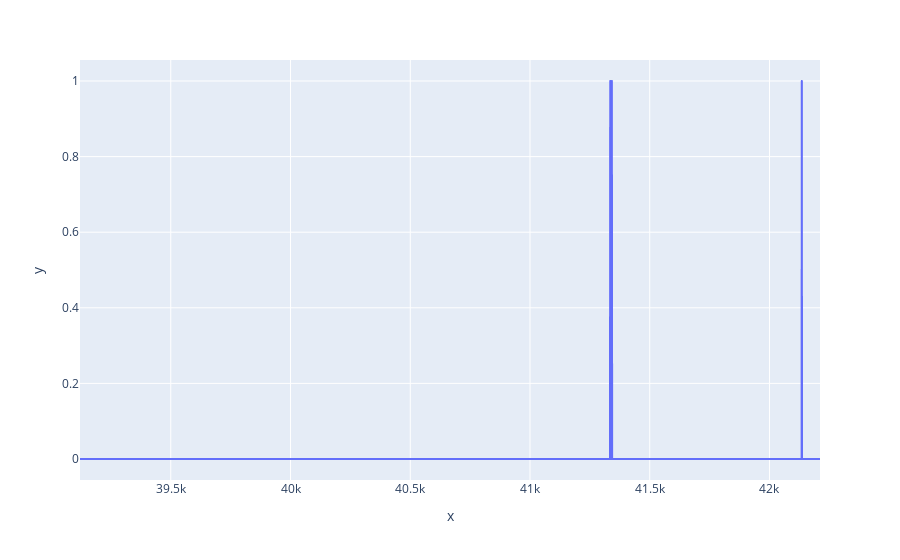

Notebook source saved alongside this figure:
### Markdown cell above
### Attester and proposer slashing

### Code cell
px.line(x=df1['epoch'], y=df1['attestor_slashing'])

### Figure 1 — Plotly figure (JSON) as saved in the notebook; plotly's stock layout.template omitted (floating-point values rounded to 4 significant figures; data arrays with more than 128 entries replaced by an {"elided": "..."} marker saying what was removed)
{"data": [{"hovertemplate": "x=%{x}<br>y=%{y}<extra></extra>", "legendgroup": "", "line": {"color": "#636efa", "dash": "solid"}, "mode": "lines", "name": "", "showlegend": false, "type": "scattergl", "x": {"elided": "3091 int values"}, "xaxis": "x", "y": {"elided": "3091 int values"}, "yaxis": "y"}], "layout": {"autosize": true, "legend": {"tracegroupgap": 0}, "margin": {"t": 60}, "xaxis": {"anchor": "y", "autorange": true, "domain": [0, 1], "range": [39121, 42211], "title": {"text": "x"}, "type": "linear"}, "yaxis": {"anchor": "x", "autorange": true, "domain": [0, 1], "range": [-0.05556, 1.056], "title": {"text": "y"}, "type": "linear"}}}
